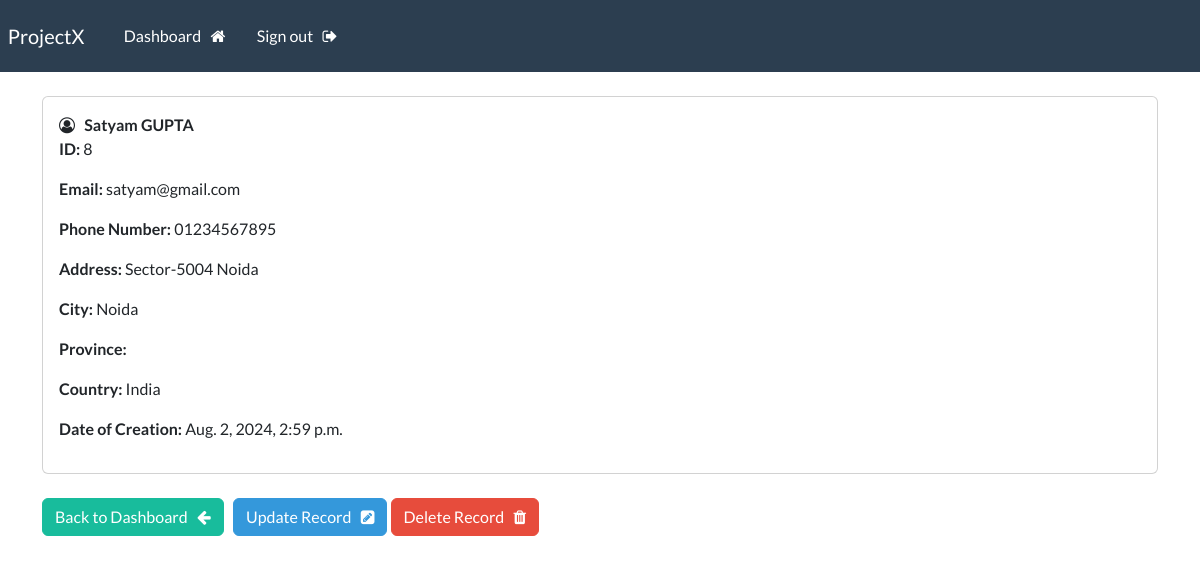
Page /views-record/8 (signed in) on the committed database.
### webapp/models.py (models this page shows, shortened)
class Record(models.Model):
    creation_date = models.DateTimeField(auto_now_add=True)
    first_name = models.CharField(max_length=20)
    last_name = models.CharField(max_length=20)
    email = models.CharField(max_length=50)
    phone = models.CharField(max_length=20)
    address =  models.CharField(max_length=100)
    city = models.CharField(max_length=50)
    provinces = models.CharField(max_length=100)
    country = models.CharField(max_length=125)

### webapp/views.py (the view)
# urls.py: path('views-record/<int:pk>',views.view_single_record,name="viewrecordpage"),
@login_required(login_url='loginpage')
def view_single_record(request,pk):
    all_records= Record.objects.get(id=pk)
    context = {'record':all_records}
    return render(request,'webapp/records-views.html',context)

### webapp/templates/webapp/records-views.html (shortened to what this page needs)
{% extends "webapp/base.html" %}
{% block content %}
<div class="card">
<div class="card-body">
    <i class="fa fa-user-circle-o" aria-hidden="true"></i> &nbsp;
            <strong>
                {{record.first_name}}
                {{record.last_name|upper}}
            </strong>
        <br>
    <p><strong>ID: </strong>{{record.id}}</p>
    <p><strong>Email: </strong>{{record.email}}</p>
    <p><strong>Phone Number: </strong>{{record.phone}}</p>
    <p><strong>Address: </strong>{{record.address}}</p>
    <p><strong>City: </strong>{{record.city}}</p>
    <p><strong>Province: </strong>{{record.province}}</p>
    <p><strong>Country: </strong>{{record.country}}</p>
    <p><strong>Date of Creation: </strong>{{record.creation_date}}</p>
</div>
</div>
<br>
    <a class="btn btn-success" href="{% url 'dashboardpage' %}">  Back to Dashboard &nbsp; <i class="fa fa-arrow-left" aria-hidden="true"></i>
    </a>
    <a class="btn btn-info" href="{% url 'updaterecordpage' record.id %}">  Update Record &nbsp; <i class="fa fa-pencil-square" aria-hidden="true"></i> </a>
    <a class="btn btn-danger" href="{% url 'deleterecordpage' record.id %}"> Delete Record &nbsp; <i class="fa fa-trash" aria-hidden="true"></i>
    </a>
{% endblock %}

### rows in the picture
Record: first_name "Satyam", last_name "GUPTA", id "8", email "satyam@gmail.com", phone "01234567895", address "Sector-5004 Noida", city "Noida", country "India", creation_date "Aug. 2, 2024, 2:59 p.m."
